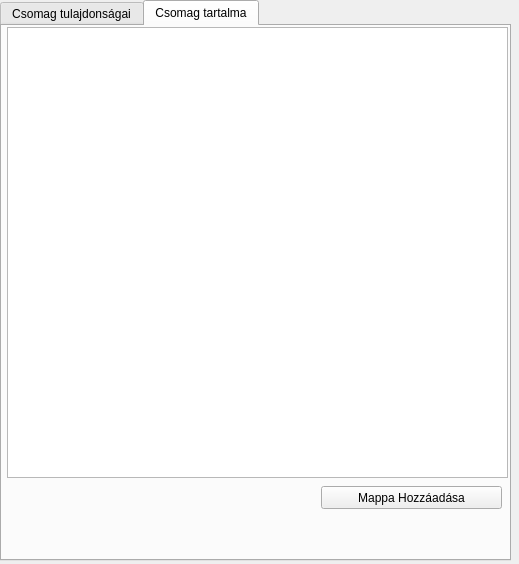
<?xml version="1.0" encoding="UTF-8"?>
<ui version="4.0">
 <class>Packagewiz</class>
 <widget class="QDialog" name="Packagewiz">
  <property name="geometry">
   <rect>
    <x>0</x>
    <y>0</y>
    <width>519</width>
    <height>564</height>
   </rect>
  </property>
  <property name="windowTitle">
   <string>Dialog</string>
  </property>
  <widget class="QTabWidget" name="tabWidget">
   <property name="geometry">
    <rect>
     <x>0</x>
     <y>0</y>
     <width>511</width>
     <height>561</height>
    </rect>
   </property>
   <property name="currentIndex">
    <number>1</number>
   </property>
   <widget class="QWidget" name="tab_3">
    <attribute name="title">
     <string>Csomag tulajdonságai</string>
    </attribute>
    <widget class="QGroupBox" name="groupBox_6">
     <property name="geometry">
      <rect>
       <x>0</x>
       <y>0</y>
       <width>481</width>
       <height>41</height>
      </rect>
     </property>
     <property name="title">
      <string>Csomagnév</string>
     </property>
     <widget class="QLineEdit" name="deb_name">
      <property name="geometry">
       <rect>
        <x>0</x>
        <y>20</y>
        <width>481</width>
        <height>21</height>
       </rect>
      </property>
     </widget>
    </widget>
    <widget class="QGroupBox" name="groupBox_9">
     <property name="geometry">
      <rect>
       <x>0</x>
       <y>40</y>
       <width>231</width>
       <height>51</height>
      </rect>
     </property>
     <property name="title">
      <string>Karbantartó neve</string>
     </property>
     <widget class="QLineEdit" name="debmaintainer_name">
      <property name="geometry">
       <rect>
        <x>0</x>
        <y>20</y>
        <width>231</width>
        <height>21</height>
       </rect>
      </property>
     </widget>
    </widget>
    <widget class="QGroupBox" name="groupBox_5">
     <property name="geometry">
      <rect>
       <x>0</x>
       <y>80</y>
       <width>231</width>
       <height>41</height>
      </rect>
     </property>
     <property name="title">
      <string>Verzió</string>
     </property>
     <widget class="QLineEdit" name="deb_ver">
      <property name="geometry">
       <rect>
        <x>0</x>
        <y>20</y>
        <width>231</width>
        <height>21</height>
       </rect>
      </property>
     </widget>
    </widget>
    <widget class="QGroupBox" name="groupBox_4">
     <property name="geometry">
      <rect>
       <x>0</x>
       <y>130</y>
       <width>481</width>
       <height>51</height>
      </rect>
     </property>
     <property name="title">
      <string>Típus</string>
     </property>
     <widget class="QLineEdit" name="deb_section">
      <property name="geometry">
       <rect>
        <x>10</x>
        <y>20</y>
        <width>231</width>
        <height>21</height>
       </rect>
      </property>
     </widget>
     <widget class="QComboBox" name="deb_section_list">
      <property name="geometry">
       <rect>
        <x>260</x>
        <y>20</y>
        <width>111</width>
        <height>21</height>
       </rect>
      </property>
      <item>
       <property name="text">
        <string>admin</string>
       </property>
      </item>
      <item>
       <property name="text">
        <string>cli-mono</string>
       </property>
      </item>
      <item>
       <property name="text">
        <string>comm</string>
       </property>
      </item>
      <item>
       <property name="text">
        <string>database</string>
       </property>
      </item>
      <item>
       <property name="text">
        <string>debug</string>
       </property>
      </item>
      <item>
       <property name="text">
        <string>devel</string>
       </property>
      </item>
      <item>
       <property name="text">
        <string>doc</string>
       </property>
      </item>
      <item>
       <property name="text">
        <string>editors</string>
       </property>
      </item>
      <item>
       <property name="text">
        <string>education</string>
       </property>
      </item>
      <item>
       <property name="text">
        <string>electronics</string>
       </property>
      </item>
      <item>
       <property name="text">
        <string>embedded</string>
       </property>
      </item>
      <item>
       <property name="text">
        <string>fonts</string>
       </property>
      </item>
      <item>
       <property name="text">
        <string>games</string>
       </property>
      </item>
      <item>
       <property name="text">
        <string>gnome</string>
       </property>
      </item>
      <item>
       <property name="text">
        <string>gnu-r</string>
       </property>
      </item>
      <item>
       <property name="text">
        <string>gnustep</string>
       </property>
      </item>
      <item>
       <property name="text">
        <string>graphics</string>
       </property>
      </item>
      <item>
       <property name="text">
        <string>hamradio</string>
       </property>
      </item>
      <item>
       <property name="text">
        <string>haskell</string>
       </property>
      </item>
      <item>
       <property name="text">
        <string>httpd</string>
       </property>
      </item>
      <item>
       <property name="text">
        <string>interpreters</string>
       </property>
      </item>
      <item>
       <property name="text">
        <string>introspection</string>
       </property>
      </item>
      <item>
       <property name="text">
        <string>java</string>
       </property>
      </item>
      <item>
       <property name="text">
        <string>javascript</string>
       </property>
      </item>
      <item>
       <property name="text">
        <string>kde</string>
       </property>
      </item>
      <item>
       <property name="text">
        <string>kernel</string>
       </property>
      </item>
      <item>
       <property name="text">
        <string>libdevel</string>
       </property>
      </item>
      <item>
       <property name="text">
        <string>libs</string>
       </property>
      </item>
      <item>
       <property name="text">
        <string>lisp</string>
       </property>
      </item>
      <item>
       <property name="text">
        <string>localization</string>
       </property>
      </item>
      <item>
       <property name="text">
        <string>mail</string>
       </property>
      </item>
      <item>
       <property name="text">
        <string>math</string>
       </property>
      </item>
      <item>
       <property name="text">
        <string>metapackages</string>
       </property>
      </item>
      <item>
       <property name="text">
        <string>misc</string>
       </property>
      </item>
      <item>
       <property name="text">
        <string>net</string>
       </property>
      </item>
      <item>
       <property name="text">
        <string>news</string>
       </property>
      </item>
      <item>
       <property name="text">
        <string>ocaml</string>
       </property>
      </item>
      <item>
       <property name="text">
        <string>oldlibs</string>
       </property>
      </item>
      <item>
       <property name="text">
        <string>otherosfs</string>
       </property>
      </item>
      <item>
       <property name="text">
        <string>perl</string>
       </property>
      </item>
      <item>
       <property name="text">
        <string>php</string>
       </property>
      </item>
      <item>
       <property name="text">
        <string>python</string>
       </property>
      </item>
      <item>
       <property name="text">
        <string>ruby</string>
       </property>
      </item>
      <item>
       <property name="text">
        <string>rust</string>
       </property>
      </item>
      <item>
       <property name="text">
        <string>science</string>
       </property>
      </item>
      <item>
       <property name="text">
        <string>shells</string>
       </property>
      </item>
      <item>
       <property name="text">
        <string>sound</string>
       </property>
      </item>
      <item>
       <property name="text">
        <string>tasks</string>
       </property>
      </item>
      <item>
       <property name="text">
        <string>tex</string>
       </property>
      </item>
      <item>
       <property name="text">
        <string>text</string>
       </property>
      </item>
      <item>
       <property name="text">
        <string>utils</string>
       </property>
      </item>
      <item>
       <property name="text">
        <string>vcs</string>
       </property>
      </item>
      <item>
       <property name="text">
        <string>video</string>
       </property>
      </item>
      <item>
       <property name="text">
        <string>web</string>
       </property>
      </item>
      <item>
       <property name="text">
        <string>x11</string>
       </property>
      </item>
      <item>
       <property name="text">
        <string>xfce</string>
       </property>
      </item>
      <item>
       <property name="text">
        <string>zope</string>
       </property>
      </item>
     </widget>
     <widget class="QPushButton" name="deb_section_add">
      <property name="geometry">
       <rect>
        <x>390</x>
        <y>20</y>
        <width>80</width>
        <height>23</height>
       </rect>
      </property>
      <property name="text">
       <string>Hozzáad</string>
      </property>
     </widget>
    </widget>
    <widget class="QGroupBox" name="groupBox_8">
     <property name="geometry">
      <rect>
       <x>0</x>
       <y>180</y>
       <width>191</width>
       <height>51</height>
      </rect>
     </property>
     <property name="title">
      <string>Telepített méret</string>
     </property>
     <widget class="QLineEdit" name="deb_size">
      <property name="geometry">
       <rect>
        <x>10</x>
        <y>20</y>
        <width>171</width>
        <height>22</height>
       </rect>
      </property>
     </widget>
    </widget>
    <widget class="QGroupBox" name="groupBox_10">
     <property name="geometry">
      <rect>
       <x>240</x>
       <y>40</y>
       <width>231</width>
       <height>51</height>
      </rect>
     </property>
     <property name="title">
      <string>Karbantartó e-mail címe</string>
     </property>
     <widget class="QLineEdit" name="debmaintainer_mail">
      <property name="geometry">
       <rect>
        <x>0</x>
        <y>20</y>
        <width>221</width>
        <height>21</height>
       </rect>
      </property>
     </widget>
    </widget>
    <widget class="QGroupBox" name="groupBox">
     <property name="geometry">
      <rect>
       <x>240</x>
       <y>90</y>
       <width>131</width>
       <height>41</height>
      </rect>
     </property>
     <property name="title">
      <string>CPU-arhitektúra</string>
     </property>
     <widget class="QComboBox" name="deb_arch">
      <property name="geometry">
       <rect>
        <x>0</x>
        <y>20</y>
        <width>111</width>
        <height>21</height>
       </rect>
      </property>
      <item>
       <property name="text">
        <string extracomment="32 bit cpu(x86)">i386</string>
       </property>
      </item>
      <item>
       <property name="text">
        <string extracomment="64 bit cpu(x64)">amd64</string>
       </property>
      </item>
      <item>
       <property name="text">
        <string>Alpha</string>
       </property>
      </item>
      <item>
       <property name="text">
        <string>Arm</string>
       </property>
      </item>
      <item>
       <property name="text">
        <string>Armel</string>
       </property>
      </item>
      <item>
       <property name="text">
        <string>armhf</string>
       </property>
      </item>
      <item>
       <property name="text">
        <string>arm64</string>
       </property>
      </item>
      <item>
       <property name="text">
        <string>hppa</string>
       </property>
      </item>
      <item>
       <property name="text">
        <string>ia64</string>
       </property>
      </item>
      <item>
       <property name="text">
        <string>m68k</string>
       </property>
      </item>
      <item>
       <property name="text">
        <string>mips</string>
       </property>
      </item>
      <item>
       <property name="text">
        <string>mipsel</string>
       </property>
      </item>
      <item>
       <property name="text">
        <string>mips64el</string>
       </property>
      </item>
      <item>
       <property name="text">
        <string>PowerPC</string>
       </property>
      </item>
      <item>
       <property name="text">
        <string>PowerSPE</string>
       </property>
      </item>
      <item>
       <property name="text">
        <string>PPC64</string>
       </property>
      </item>
      <item>
       <property name="text">
        <string>ppc64el</string>
       </property>
      </item>
      <item>
       <property name="text">
        <string>riscv64</string>
       </property>
      </item>
      <item>
       <property name="text">
        <string>s390</string>
       </property>
      </item>
      <item>
       <property name="text">
        <string>s390x</string>
       </property>
      </item>
      <item>
       <property name="text">
        <string>SH4</string>
       </property>
      </item>
      <item>
       <property name="text">
        <string>sparc64</string>
       </property>
      </item>
      <item>
       <property name="text">
        <string>x32</string>
       </property>
      </item>
      <item>
       <property name="text">
        <string>hurd-i386</string>
       </property>
      </item>
      <item>
       <property name="text">
        <string>netbsd-i386</string>
       </property>
      </item>
      <item>
       <property name="text">
        <string>netbsd-alpha</string>
       </property>
      </item>
      <item>
       <property name="text">
        <string>kfreebsd-i386</string>
       </property>
      </item>
      <item>
       <property name="text">
        <string>kfreebsd-amd64 </string>
       </property>
      </item>
     </widget>
    </widget>
    <widget class="QGroupBox" name="groupBox_7">
     <property name="geometry">
      <rect>
       <x>380</x>
       <y>90</y>
       <width>121</width>
       <height>51</height>
      </rect>
     </property>
     <property name="title">
      <string>Prioritás</string>
     </property>
     <widget class="QComboBox" name="deb_priority">
      <property name="geometry">
       <rect>
        <x>0</x>
        <y>20</y>
        <width>111</width>
        <height>21</height>
       </rect>
      </property>
      <item>
       <property name="text">
        <string>optional</string>
       </property>
      </item>
      <item>
       <property name="text">
        <string>required</string>
       </property>
      </item>
      <item>
       <property name="text">
        <string>important</string>
       </property>
      </item>
      <item>
       <property name="text">
        <string>standard</string>
       </property>
      </item>
      <item>
       <property name="text">
        <string>extra</string>
       </property>
      </item>
     </widget>
    </widget>
    <widget class="QGroupBox" name="groupBox_12">
     <property name="geometry">
      <rect>
       <x>200</x>
       <y>180</y>
       <width>271</width>
       <height>51</height>
      </rect>
     </property>
     <property name="title">
      <string>Honlap:</string>
     </property>
     <widget class="QLineEdit" name="deb_website">
      <property name="geometry">
       <rect>
        <x>10</x>
        <y>20</y>
        <width>251</width>
        <height>22</height>
       </rect>
      </property>
      <property name="text">
       <string>https://</string>
      </property>
     </widget>
    </widget>
    <widget class="QGroupBox" name="groupBox_2">
     <property name="geometry">
      <rect>
       <x>0</x>
       <y>230</y>
       <width>481</width>
       <height>151</height>
      </rect>
     </property>
     <property name="title">
      <string>Függőségek</string>
     </property>
     <widget class="QPlainTextEdit" name="depends_text">
      <property name="geometry">
       <rect>
        <x>0</x>
        <y>20</y>
        <width>471</width>
        <height>91</height>
       </rect>
      </property>
     </widget>
     <widget class="QLineEdit" name="depend_edit">
      <property name="geometry">
       <rect>
        <x>0</x>
        <y>120</y>
        <width>361</width>
        <height>31</height>
       </rect>
      </property>
     </widget>
     <widget class="QPushButton" name="pushButton_2">
      <property name="geometry">
       <rect>
        <x>380</x>
        <y>120</y>
        <width>80</width>
        <height>23</height>
       </rect>
      </property>
      <property name="text">
       <string>Hozzáad</string>
      </property>
     </widget>
    </widget>
    <widget class="QGroupBox" name="groupBox_3">
     <property name="geometry">
      <rect>
       <x>0</x>
       <y>380</y>
       <width>481</width>
       <height>71</height>
      </rect>
     </property>
     <property name="title">
      <string>Leírás</string>
     </property>
     <widget class="QPlainTextEdit" name="depend_desc">
      <property name="geometry">
       <rect>
        <x>0</x>
        <y>20</y>
        <width>481</width>
        <height>51</height>
       </rect>
      </property>
     </widget>
    </widget>
    <widget class="QGroupBox" name="groupBox_11">
     <property name="geometry">
      <rect>
       <x>0</x>
       <y>450</y>
       <width>381</width>
       <height>41</height>
      </rect>
     </property>
     <property name="title">
      <string>Mappa útvonala</string>
     </property>
     <widget class="QLineEdit" name="deb_dirname">
      <property name="geometry">
       <rect>
        <x>0</x>
        <y>20</y>
        <width>381</width>
        <height>22</height>
       </rect>
      </property>
     </widget>
    </widget>
    <widget class="QPushButton" name="createdebproject">
     <property name="geometry">
      <rect>
       <x>400</x>
       <y>500</y>
       <width>80</width>
       <height>23</height>
      </rect>
     </property>
     <property name="text">
      <string>Létrehozás</string>
     </property>
    </widget>
    <widget class="QPushButton" name="browse_debpack">
     <property name="geometry">
      <rect>
       <x>390</x>
       <y>470</y>
       <width>80</width>
       <height>23</height>
      </rect>
     </property>
     <property name="text">
      <string>Tallózás</string>
     </property>
    </widget>
   </widget>
   <widget class="QWidget" name="tab_4">
    <attribute name="title">
     <string>Csomag tartalma</string>
    </attribute>
    <widget class="QPushButton" name="diradddebputton">
     <property name="geometry">
      <rect>
       <x>319</x>
       <y>460</y>
       <width>181</width>
       <height>23</height>
      </rect>
     </property>
     <property name="text">
      <string>Mappa Hozzáadása</string>
     </property>
    </widget>
    <widget class="QListWidget" name="debdirlist">
     <property name="geometry">
      <rect>
       <x>5</x>
       <y>1</y>
       <width>501</width>
       <height>451</height>
      </rect>
     </property>
    </widget>
   </widget>
  </widget>
 </widget>
 <resources/>
 <connections/>
</ui>
